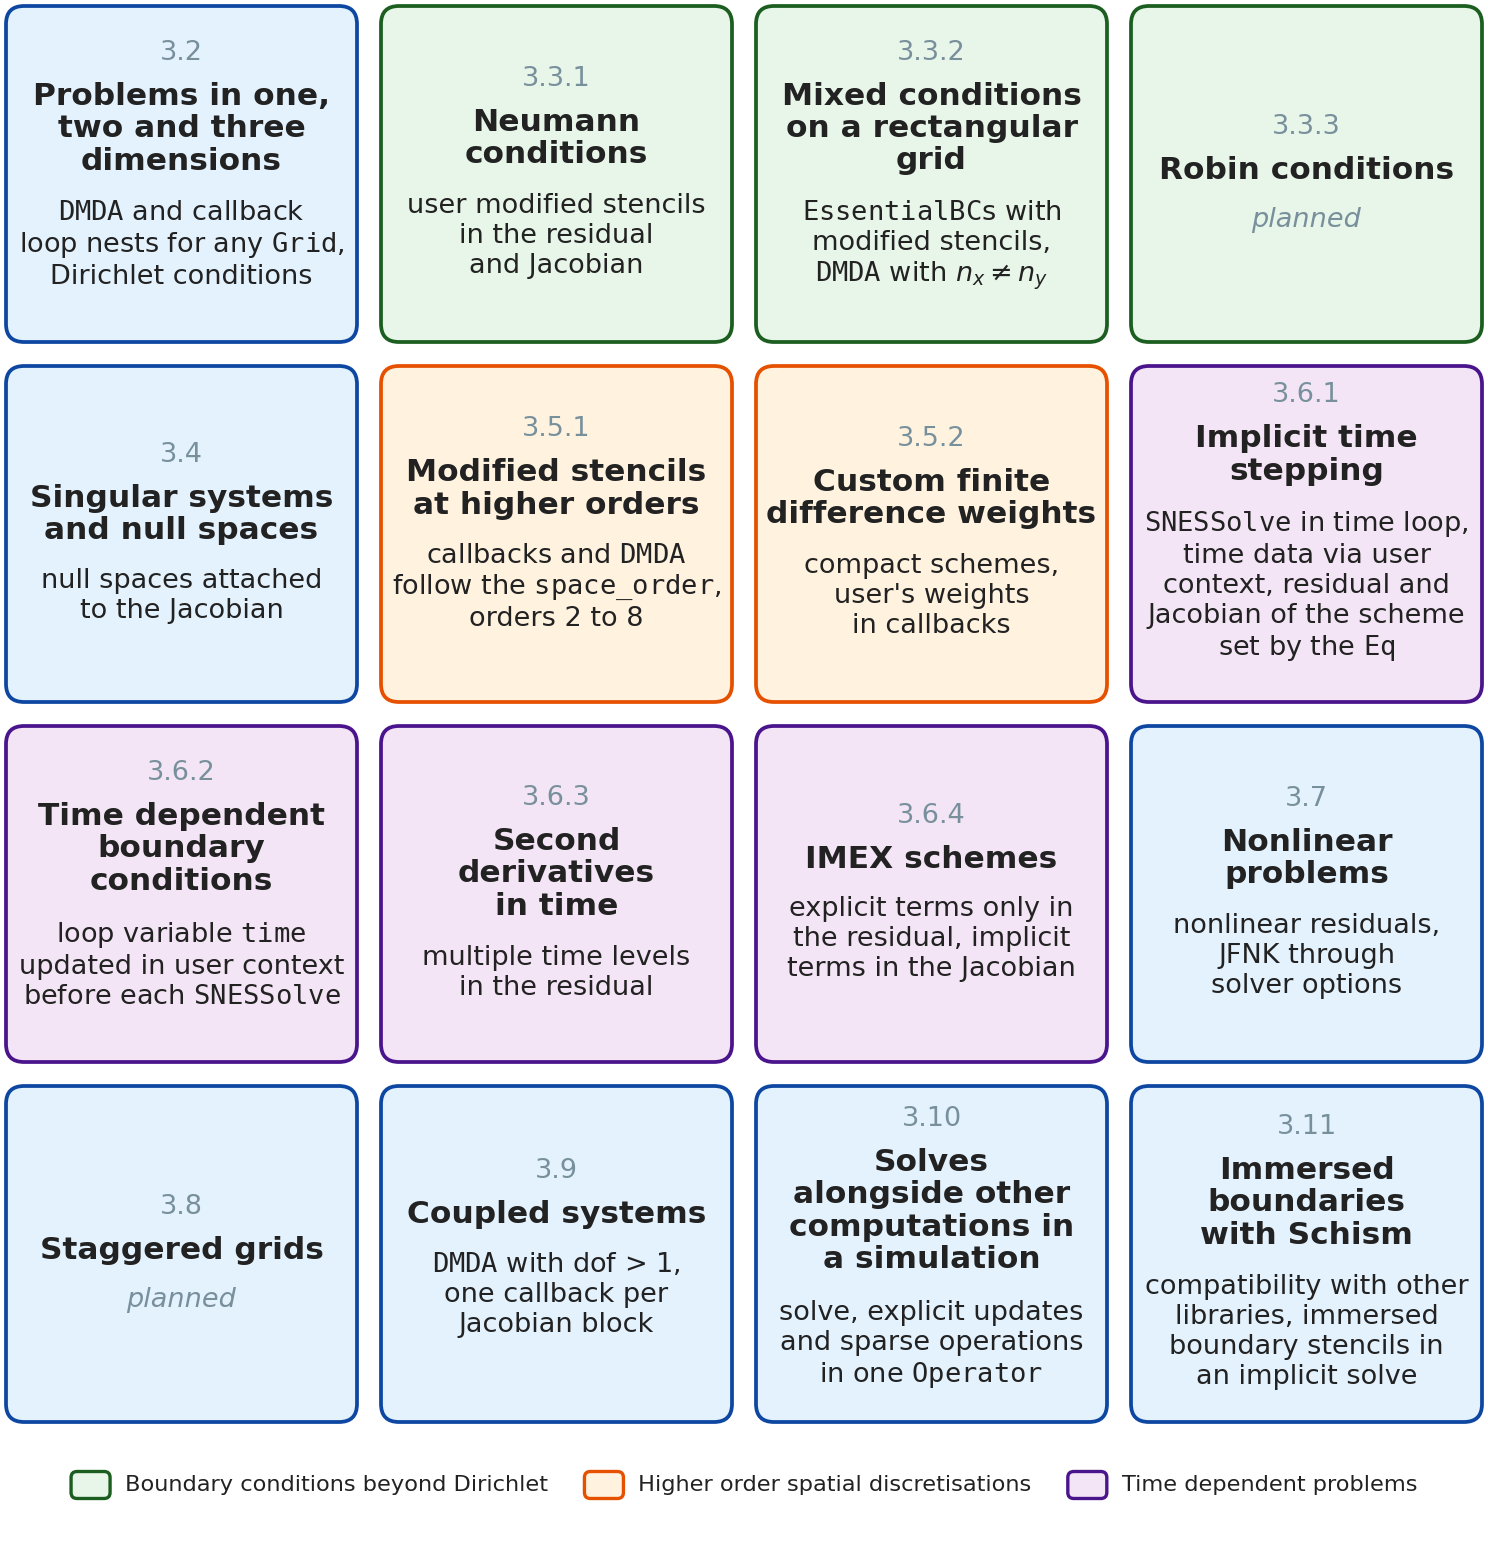

Python code for this plot:
from pathlib import Path

import matplotlib.pyplot as plt
from matplotlib.patches import FancyBboxPatch

# Colours of the Chapter 2 figures
DARK_BLUE = "#0D47A1"
FILL_BLUE = "#E3F2FD"
NUMBER = "#78909C"
TEXT = "#222222"

SECTION_COLOURS = {
    "3.3": ("#1B5E20", "#E8F5E9", "Boundary conditions beyond Dirichlet"),
    "3.5": ("#E65100", "#FFF3E0", "Higher order spatial discretisations"),
    "3.6": ("#4A148C", "#F3E5F5", "Time dependent problems"),
}

CELLS = [
    ("3.2", "Problems in one,\ntwo and three\ndimensions",
     r"$\mathtt{DMDA}$ and callback" "\n" r"loop nests for any $\mathtt{Grid}$," "\n"
     "Dirichlet conditions"),
    ("3.3.1", "Neumann\nconditions", "user modified stencils\nin the residual\nand Jacobian"),
    ("3.3.2", "Mixed conditions\non a rectangular\ngrid",
     r"$\mathtt{EssentialBC}$s with" "\n" "modified stencils,\n"
     r"$\mathtt{DMDA}$ with $n_x \neq n_y$"),
    ("3.3.3", "Robin conditions", None),
    ("3.4", "Singular systems\nand null spaces", "null spaces attached\nto the Jacobian"),
    ("3.5.1", "Modified stencils\nat higher orders",
     r"callbacks and $\mathtt{DMDA}$" "\n" r"follow the $\mathtt{space\_order}$," "\n"
     "orders 2 to 8"),
    ("3.5.2", "Custom finite\ndifference weights",
     "compact schemes,\nuser's weights\nin callbacks"),
    ("3.6.1", "Implicit time\nstepping",
     r"$\mathtt{SNESSolve}$ in time loop," "\n" "time data via user\ncontext, residual and\n"
     r"Jacobian of the scheme" "\n" r"set by the $\mathtt{Eq}$"),
    ("3.6.2", "Time dependent\nboundary\nconditions",
     r"loop variable $\mathtt{time}$" "\n" "updated in user context\n"
     r"before each $\mathtt{SNESSolve}$"),
    ("3.6.3", "Second\nderivatives\nin time", "multiple time levels\nin the residual"),
    ("3.6.4", "IMEX schemes",
     "explicit terms only in\nthe residual, implicit\nterms in the Jacobian"),
    ("3.7", "Nonlinear\nproblems", "nonlinear residuals,\nJFNK through\nsolver options"),
    ("3.8", "Staggered grids", None),
    ("3.9", "Coupled systems",
     r"$\mathtt{DMDA}$ with dof > 1," "\n" "one callback per\nJacobian block"),
    ("3.10", "Solves\nalongside other\ncomputations in\na simulation",
     "solve, explicit updates\nand sparse operations\n" r"in one $\mathtt{Operator}$"),
    ("3.11", "Immersed\nboundaries\nwith Schism",
     "compatibility with other\nlibraries, immersed\nboundary stencils in\nan implicit solve"),
]
NCOL = 4
NROW = (len(CELLS) + NCOL - 1) // NCOL

W = 4.96          # figure width, in inches (the text width of the thesis)
margin = 0.02     # space around the grid
gap = 0.08        # space between squares
bw = (W - 2 * margin - (NCOL - 1) * gap) / NCOL
bh = 1.12         # height of a square
key_h = 0.42      # height of the key below the grid
H = 2 * margin + NROW * bh + (NROW - 1) * gap + key_h

fig = plt.figure(figsize=(W, H))
ax = fig.add_axes([0, 0, 1, 1])
ax.set_xlim(0, W)
ax.set_ylim(-H, 0)
ax.axis("off")


def colours(number):
    """Edge and fill of a square, from its section if that has subsections."""
    section = number.rsplit(".", 1)[0] if number.count(".") == 2 else None
    edge, fill, _ = SECTION_COLOURS.get(section, (DARK_BLUE, FILL_BLUE, None))
    return edge, fill


boxes = []
stacks = []
for k, (number, title, note) in enumerate(CELLS):
    row, col = divmod(k, NCOL)
    x0 = margin + col * (bw + gap)
    y1 = -margin - row * (bh + gap)
    edge, fill = colours(number)
    ax.add_patch(FancyBboxPatch((x0, y1 - bh), bw, bh,
                                boxstyle="round,pad=0,rounding_size=0.06",
                                linewidth=0.9, edgecolor=edge, facecolor=fill))
    boxes.append((x0, y1 - bh, x0 + bw, y1))
    cx = x0 + bw / 2
    texts = [ax.text(cx, 0, number, ha="center", va="top", fontsize=6.5, color=NUMBER),
             ax.text(cx, 0, title, ha="center", va="top", fontsize=7.5, fontweight="bold",
                     color=TEXT, linespacing=1.15)]
    if note is None:
        texts.append(ax.text(cx, 0, "planned", ha="center", va="top", fontsize=6.5,
                             style="italic", color=NUMBER))
    else:
        texts.append(ax.text(cx, 0, note, ha="center", va="top", fontsize=6.5, color=TEXT,
                             linespacing=1.2))
    stacks.append((texts, (y1 - bh / 2)))

# Centre each stack of number, title and note vertically in its square
fig.canvas.draw()
inv = ax.transData.inverted()


def extent(t):
    (a0, b0), (a1, b1) = inv.transform(t.get_window_extent().get_points())
    return a0, b0, a1, b1


spacing = [0.05, 0.07]   # after the number, after the title
for texts, yc in stacks:
    heights = [extent(t)[3] - extent(t)[1] for t in texts]
    y = yc + (sum(heights) + sum(spacing)) / 2
    for t, h, s in zip(texts, heights, spacing + [0]):
        t.set_y(y)
        y -= h + s

# Key, centred below the grid, for the sections with subsections
y_key = -H + margin + key_h / 2
sw, sw_gap, entry_gap = 0.13, 0.05, 0.12   # swatch width, swatch to label, between entries
key_texts = [ax.text(0, y_key, label, ha="left", va="center", fontsize=5.4, color=TEXT)
             for _, _, label in SECTION_COLOURS.values()]
fig.canvas.draw()
widths = [extent(t)[2] - extent(t)[0] for t in key_texts]
total = sum(sw + sw_gap + w for w in widths) + entry_gap * (len(widths) - 1)
xk = (W - total) / 2
for (edge, fill, _), t, w in zip(SECTION_COLOURS.values(), key_texts, widths):
    ax.add_patch(FancyBboxPatch((xk, y_key - 0.045), sw, 0.09,
                                boxstyle="round,pad=0,rounding_size=0.02",
                                linewidth=0.8, edgecolor=edge, facecolor=fill))
    t.set_x(xk + sw + sw_gap)
    xk += sw + sw_gap + w + entry_gap

# Every text must stay inside its square, and the key inside the figure
fig.canvas.draw()
for (texts, _), (bx0, by0, bx1, by1) in zip(stacks, boxes):
    for t in texts:
        a0, b0, a1, b1 = extent(t)
        assert a0 > bx0 + 0.03 and a1 < bx1 - 0.03, t.get_text()
        assert b0 > by0 + 0.03 and b1 < by1 - 0.03, t.get_text()
for t in key_texts:
    a0, b0, a1, b1 = extent(t)
    assert a1 < W - 0.02 and b0 > -H + 0.02, t.get_text()

out_path = Path(__file__).with_suffix(".png")
plt.savefig(out_path, dpi=300, facecolor="white")
print(f"Saved {out_path}")
